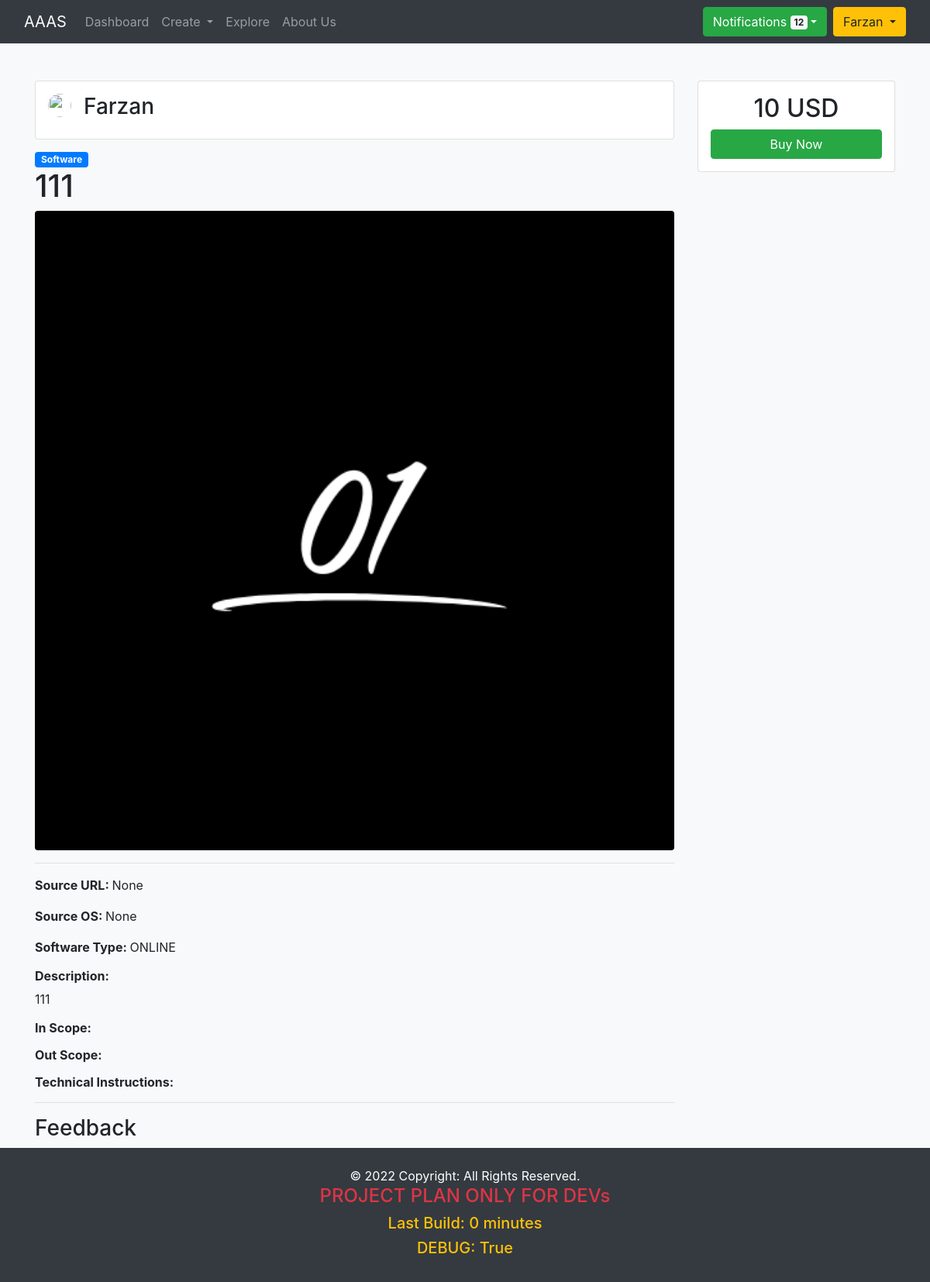
Page /product/111/ (signed in) on the committed database.
### core/models.py (models this page shows, shortened)
class User(AbstractBaseUser, PermissionsMixin):
    email = models.EmailField(max_length=255, unique=True)
    username = models.CharField(max_length=25, unique=True)
    is_active = models.BooleanField(default=True)
    is_staff = models.BooleanField(default=False)
    wallet = models.PositiveIntegerField(default=0)
    mode = models.CharField(choices=(
        ('S', 'seller'),
        ('B', 'buyer'),
    ), default='S', max_length=1)
    objects = UserManager()
    USERNAME_FIELD = 'username'

class Product(models.Model):
    owner = models.ForeignKey(get_user_model(), on_delete=models.CASCADE)
    title = models.CharField(max_length=255)
    slug = models.CharField(default="", max_length=255, blank=True)
    description = models.TextField()
    thumbnail = models.ImageField('products/', null=True, blank=True)
    source_url = models.CharField(max_length=5000, null=True, blank=True)
    product_type = models.CharField(choices=PRODUCT_TYPES, default='A', max_length=1)
    last_approval_request_date = models.DateTimeField(auto_now=True)
    review_count = models.IntegerField(default=0)
    category = models.ForeignKey(Category, on_delete=models.SET_NULL, null=True, blank=True)
    tags = models.ManyToManyField(Tag, blank=True)
    marketed_on = models.ManyToManyField('MarketingPlatforms', blank=True)
    status = models.CharField(choices=(
        ('A', 'approved'),
        ('R', 'rejected'),
        ('P', 'pending'),
        ('D', 'draft'),
    ), default='D', max_length=1)
    created_at = models.DateTimeField(auto_now_add=True)
    class Meta:
        db_table = "Product"

class DownloadSoftware(models.Model):
    product = models.OneToOneField(Product, on_delete=models.CASCADE)
    source_file = models.FileField('software', null=True)
    source_file_size = models.CharField(max_length=50, null=True, blank=True)
    in_scope = models.TextField(default="", null=True, blank=True)
    out_scope = models.TextField(default="", null=True, blank=True)
    technical_instructions = models.TextField(default="")
    technology = models.CharField(default="", null=True, blank=True, max_length=500)
    trail_version = models.FileField('software-trail', null=True)
    supported_os = models.CharField(max_length=500, null=True, blank=True)
    software_type = models.CharField(choices=(
        ("OFFLINE", "OFFLINE"),
        ("ONLINE", "ONLINE"),
    ), max_length=100, default='ONLINE')
    class Meta:
        db_table = "DownloadSoftware"

class ProductPackage(models.Model):
    service = models.ForeignKey(Product, on_delete=models.CASCADE)
    title = models.CharField(max_length=255)
    price = models.IntegerField(default=0)
    tiny_requests = models.IntegerField(default=0)
    normal_requests = models.IntegerField(default=0)
    class Meta:
        db_table = "ProductPackage"

### core/views.py (the view)
# urls.py: path('product/<str:slug>/', views.view_product, name='product-view'),
def view_product(request, slug):
    product = get_object_or_404(Product, slug=slug)
    obj, template = get_product_object(product)
    package = ProductPackage.objects.filter(service=product)
    feedbacks = Feedback.objects.filter(package__service=product)
    if product.product_type == 'A':
        endpoints = Endpoints.objects.filter(service=obj)
        return render(request, template, {
            'product': product,
            "obj": obj,
            "endpoints": endpoints,
            "packages": package,
            "feedbacks": feedbacks
        })
    else:
        return render(request, template, {
            'product': product,
            "obj": obj,
            "package": package,
            "feedbacks": feedbacks
        })

### core/context_processors.py (called while the page is built)
def settings(request):
    data = {
        "build": S.LATEST_BUILD,
        "debug": S.DEBUG
    }
    if request.user.is_authenticated:
        data['notifications'] = Notification.objects.filter(
            user=request.user
        )
    print(data)
    return data

### core/utils.py (called while the page is built)
def get_product_object(product):
    if product.product_type == "A":
        obj = ApiService.objects.get(product=product)
        template_name = "core/view-api.html"
    elif product.product_type == 'L':
        template_name = "core/view-logo.html"
        obj = Logo.objects.get(product=product)
    elif product.product_type == 'H':
        template_name = "core/view-template.html"
        obj = HtmlTemplate.objects.get(product=product)
    elif product.product_type == 'D':
        template_name = "core/view-software.html"
        obj = DownloadSoftware.objects.get(product=product)
    return obj, template_name

### templates/core/view-software.html (shortened to what this page needs)
{% extends 'base.html' %}
{% load static %}
{% block body %}
<div class="container mt-5 ">
    <div class="row">
        <div class="col-9">
            <div class="card p-3 mb-3">
                <div class="media">
                    <img class="rounded-circle mr-3" src="https://images.unsplash.com/photo-1544967082-d9d25d867d66?ixlib=rb-4.0.3&ixid=MnwxMjA3fDB8MHxwaG90by1wYWdlfHx8fGVufDB8fHx8&auto=format&fit=crop&w=880&q=80" style="width:30px; height:30px;" alt=""></h6>
                    <div class="media-body">
                        <h3 class="mt-0">{{product.owner.username.title}}</h2>
                    </div>
                </div>
            </div>
            <span class="badge badge-primary px-2 py-1">{{product.get_product_type_display}}</span>
            <h1>{{product.title.title}}</h1>
            <img class='rounded w-100' src="{{product.thumbnail.url}}" alt="HEHE" w-50>
            <hr>
            <p><span><strong>Source URL: </strong></span>{{product.source_url}}</p>
            <p><span><strong>Source OS: </strong></span>{{obj.supported_os}}</p>
            <p><span><strong>Software Type: </strong></span>{{obj.software_type}}</p>
            <h6><strong>Description: </strong></h6>
            <p>{{product.description}}</p>
            <h6><strong>In Scope: </strong></h6>
            <h6><strong>Out Scope: </strong></h6>
            <h6><strong>Technical Instructions: </strong></h6>
            <hr>
        </div>
        <div class="col-3">
            <div class="card p-3">
                <div class="pricing text-center ">
                    <h2>{{package.0.price}} USD</h2>
                    <button class="btn btn-success col-12">Buy Now</button>
                </div>
            </div>
        </div>
        <div class="col-9">
            {% include 'components/feedback.html' %}
        </div>
    </div>
</div>
{% endblock body %}

### templates/base.html (shortened to what this page needs)
</html>
<!doctype html>
<html lang="en">
    {% load static %}
  <head>
    <link rel="stylesheet" href="https://cdn.jsdelivr.net/npm/bootstrap@4.5.3/dist/css/bootstrap.min.css">
    <link rel="stylesheet" href="https://cdnjs.cloudflare.com/ajax/libs/font-awesome/4.7.0/css/font-awesome.min.css">
  </head>
  <body>
    <nav class="navbar navbar-expand-lg navbar-dark bg-dark">
      <div class="container-fluid">
      <a class="navbar-brand" href="/">AAAS</a>
      <div class="collapse navbar-collapse" id="navbarSupportedContent">
        <ul class="navbar-nav mr-auto">
          {% if request.user.is_authenticated %}
          <li class="nav-item">
            <a class="nav-link" href="{% url 'seller:dashboard' %}">Dashboard</a>
          </li>
          <li class="nav-item dropdown">
            <a class="nav-link dropdown-toggle" href="#" role="button" data-toggle="dropdown" aria-haspopup="true" aria-expanded="false">
              Create
            </a>
          </li>
          {% endif %}
          <li class="nav-item">
            <a class="nav-link" href="{% url 'core:explore' %}">Explore</a>
          </li>
          <li class="nav-item">
            <a class="nav-link" href="{% url 'core:explore' %}">About Us</a>
          </li>
        </ul>
        <div class="form-inline my-2 my-lg-0">
          {% if request.user.is_authenticated %}
          <div class="btn-group mr-2">
            <button type="button" class="btn btn-success dropdown-toggle" data-toggle="dropdown" aria-haspopup="true" aria-expanded="false">Notifications <span class="badge badge-light">{{notifications.count}}</span></button>
          </div>
          <div class="btn-group">
            <button type="button" class="btn btn-warning dropdown-toggle" data-toggle="dropdown" aria-haspopup="true" aria-expanded="false">{{request.user.username.title}} </button>
          </div>
          {% else %}
          <a href="{% url 'accounts:login' %}" class="btn btn-outline-success my-2 my-sm-0 mx-1">Login</a>
          <a href="{% url 'accounts:register' %}" class="btn btn-outline-success my-2 my-sm-0 mx-1">Sign Up</a>
          {% endif %}
        </div>
      </div>
    </div>
    </nav>
    {% block body %}
    {% endblock body %}
    <footer class="page-footer font-small blue bg-dark">
      <div class="footer-copyright text-center py-4 text-white">
        © 2022 Copyright: All Rights Reserved.
        <br>
        <h4><a href="{% url 'core:project_plan' %}" class="text text-danger">PROJECT PLAN ONLY FOR DEVs</a></h4>
        <h5 class="text-warning">Last Build: {{build|timesince}}</h5>
        <h5 class="text-warning">DEBUG: {{debug}}</h5>
      </div>
    </footer>
  </body>
  </body>
</html>

### rows in the picture
User: user.username "Farzan"
Product: owner.username "Farzan", product_type "Software", title "111", thumbnail (picture), source_url "None", description "111"
DownloadSoftware: supported_os "None", software_type "ONLINE"
ProductPackage: price "10"

### other values in the picture
{{ notifications.count }} "12"
{{ build|timesince }} "0 minutes"
{{ debug }} "True"
